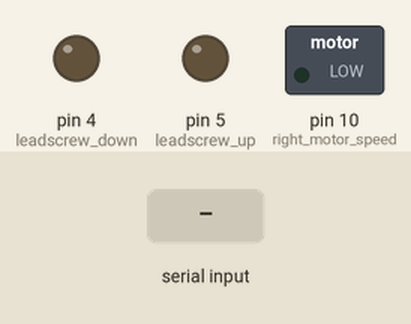
The sketch below on a simulated Arduino Uno, built with avr-gcc and run on an emulated ATmega328P. On the bench: switched loads named in the sketch (green lamp = pin HIGH), output pins drawn as LEDs (lit = HIGH). The inputs (shaded band) are chosen by the test bench.

Above: at 1.2 s.
1.3 s: "u" received over Serial
At 2.0 s:
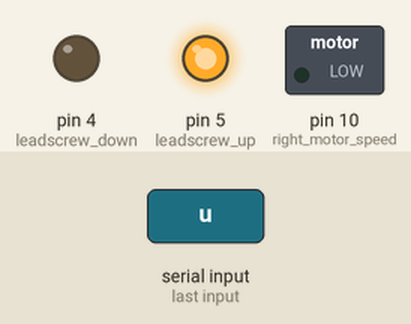
4.3 s: "d" received over Serial
At 5.5 s:
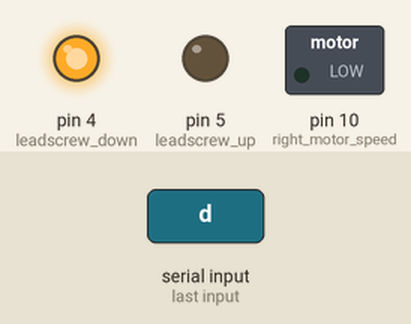
Timing chart, 0 to 7.8 s (numbered marks = the images above; inputs shaded):
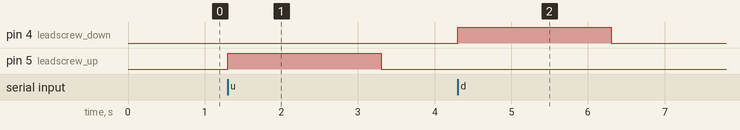

The sketch:

leadscrew_test.ino
```cpp
#include <LiquidCrystal_I2C.h>

int leadscrew_up = 5;
int leadscrew_down = 4;
int buzzer = 6;
int left_motor_dir = 7;
int right_motor_dir = 8;
int left_motor_speed = 9;
int right_motor_speed = 10;
int bogey_pwm = 11;
int bogey_dir = 12;

int lcd_address = 0;

unsigned int speed = 0;

void setup() {
  // put your setup code here, to run once:
  pinMode(right_motor_speed, OUTPUT);
  pinMode(leadscrew_down, OUTPUT);
  pinMode(leadscrew_up, OUTPUT);
  Serial.begin(9600);
}

void loop() {
  if (Serial.available()) {
    int serial;
    serial = Serial.read();
    if (serial == 'u') {
      digitalWrite(leadscrew_up, 1);
      delay(2000);
      digitalWrite(leadscrew_up, 0);
    } else if (serial == 'd') {
      digitalWrite(leadscrew_down, 1);
      delay(2000);
      digitalWrite(leadscrew_down, 0);
    }
  }
}
```

Measured:
- after the input at 1.3 s, pin 5 (leadscrew_up): LOW → HIGH at once, → LOW 2.0 s later
- after the input at 4.3 s, pin 4 (leadscrew_down): LOW → HIGH at once, → LOW 2.0 s later
